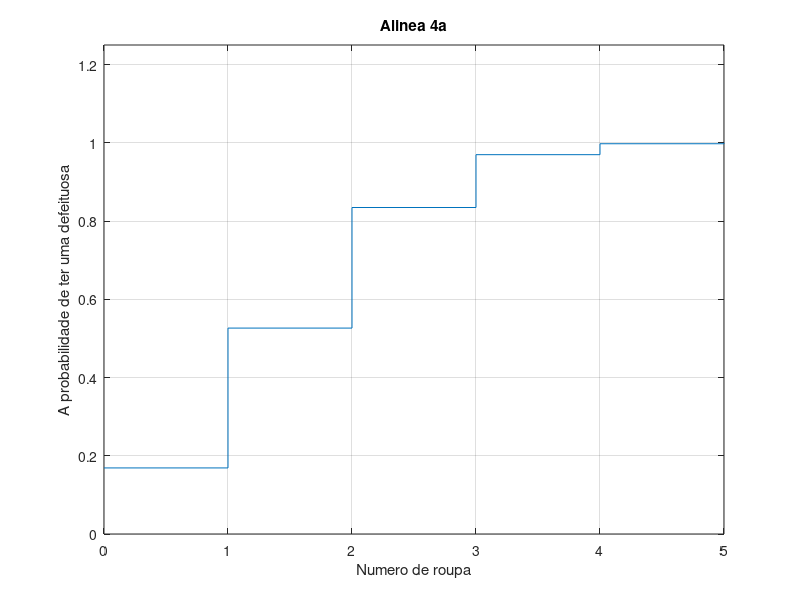

Write MATLAB code to recreate this figure.
N = 1e5;      %  num experiencias
n = 5;        %  num roupas 
i = 0:1:n;
p = 0.3       %  Probabilidade do evento


                %  X: Num de roupas defeituosas observadas

array   =  rand(n, N);
         % array de tamanho 2 com numeros de 0 a 1

% array de quantas vezes aconteceu cada numero de coroas
% (se arrayProbs(1) for 3, quer dizer que em só 3 experiencias nao houve qualquer defeito)
arrayProbs = [0 0 0 0 0 0];

for col=1:N

    % array de 0 e 1 dependendo se tem defeito ou não
    defeitos = array(:,col) <= p;
    % numero de colunas 
    numDefeitos = sum(defeitos);

    arrayProbs(numDefeitos + 1) = arrayProbs(numDefeitos + 1) + 1;
end

PMassax = arrayProbs / N


stairs(i, cumsum(PMassax));
title('Alinea 4a');
xlabel('Numero de roupa');
ylabel('A probabilidade de ter uma defeituosa');
axis([0 5 0 1.25]);
grid on;

media = sum(i.*PMassax)
variancia = sum((i.^2).*PMassax) - media^2  % = var(i, PMassax)
desvio = sqrt(variancia)                    % = std(variancia)

P2Defeito = sum(PMassax) - PMassax(1) - PMassax(2)